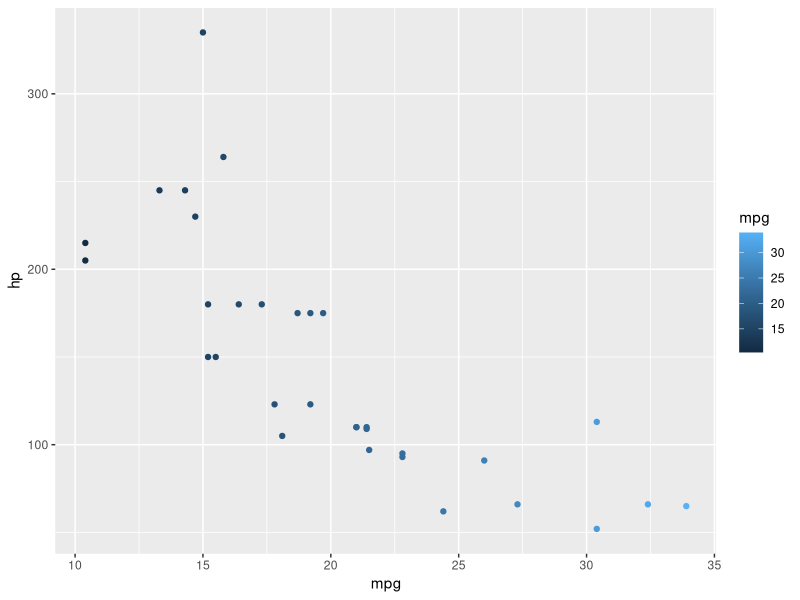

Generate this figure with R:
## ---- chunk 1

library(ggplot2)
## ---- chunk 2
cars <- mtcars

cars

## ---- chunk 3

ggplot(cars, aes(mpg,hp)) + geom_point(aes(color = mpg))
